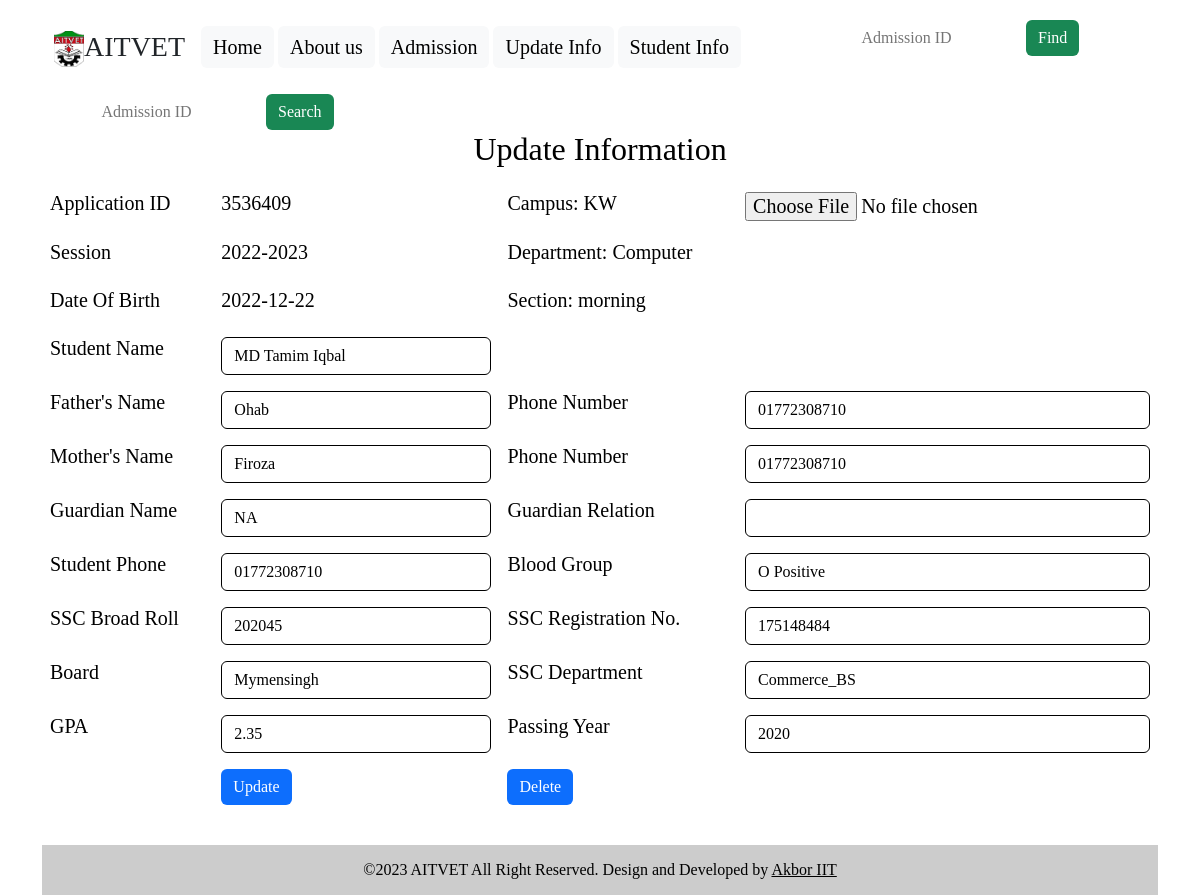
/update.php?id=3536409, run on the app's committed database.
### tables this page shows
CREATE TABLE `admission` (
  `id` int(7) NOT NULL,
  `session` varchar(9) DEFAULT NULL,
  `campus` text DEFAULT NULL,
  `department` text DEFAULT NULL,
  `name` text DEFAULT NULL,
  `father_name` text DEFAULT NULL,
  `mother_name` text DEFAULT NULL,
  `photo` varchar(255) DEFAULT NULL,
  `shift` text DEFAULT NULL,
  `date_of_birth` date DEFAULT NULL,
  `parent_phone_1` text DEFAULT NULL,
  `parent_phone_2` text DEFAULT NULL,
  `guardian_name` text DEFAULT NULL,
  `guardian_rel` text DEFAULT NULL,
  `std_phone` text DEFAULT NULL,
  `blood_group` varchar(20) DEFAULT NULL,
  `ssc_roll` int(6) DEFAULT NULL,
  `ssc_reg` int(10) DEFAULT NULL,
  `ssc_board` text DEFAULT NULL,
  `ssc_dpt` text DEFAULT NULL,
  `ssc_gpa` float DEFAULT NULL,
  `ssc_pass` year(4) DEFAULT NULL
);

### source.php (called while the page is built, shortened)
<?php
    Class itvetApp{
        private $conn;
        public function __construct()
        {
            $dbhost = 'localhost';
            $dbuser = 'root';
            $dbpass = "";
            $dbname = 'itvet';
            $this->conn= mysqli_connect($dbhost,$dbuser,$dbpass,$dbname);
        }
        public function display_data_by_id($id){
            $query = "SELECT * FROM admission WHERE id=$id";
            if(mysqli_query($this->conn, $query)){
                $returndata = mysqli_query($this->conn, $query);
                $studentData = mysqli_fetch_assoc($returndata);
                return $studentData;
            }
        }
    }
?>

### update.php (the view, shortened to what this page needs)
<?php
    include("source.php");
    $objectAitvetAdmin = new itvetApp();
    if(isset($_GET['id'])){
            $id = $_GET['id'];
            $returndata= $objectAitvetAdmin->display_data_by_id($id);
        }
    include_once("includes/head.php");
?>
<div class=container>
        <form class="d-flex" action="" method="GET">
            <input class="btn form-control-sm btn-outline-secondary"  type="search" name="id" placeholder="Admission ID" aria-label="Find">
            <button class="btn btn-success" type="submit">Search</button>
        </form>
    <table class="table table-borderless form-group">
        <h1 class="fs-2 text-center">Update Information</h1>
        <tbody>
        <form action="" method="POST" enctype="multipart/form-data">
        <tr class="lead ">
        <td colspan="3">
           Application ID
        </td>
        <td  colspan="3" >
            <?php if(isset($returndata['id'])){echo $returndata['id'];} ?>
        </td>
        <td colspan="4">
        Campus: <?php if(isset($returndata['campus'])){echo $returndata['campus'];} ?>
        </td>
        <td colspan="2" rowspan="3">
            <input type="file" name="uphoto" class="form-control-file" accept="image/*" onchange="loadFile(event)"><br>
        </td>
            </tr>
        <tr class="lead ">
            <td  colspan=3>
                Session
            </td>
            <td  colspan=3>
                <?php if(isset($returndata['session'])){echo $returndata['session'];} ?>
            </td>
            <td  colspan=4 >
                Department: <?php if(isset($returndata['department'])){echo $returndata['department'];} ?>
            </td>
        </tr>
        <tr class="lead ">
            <td  colspan=3>
                Date Of Birth
            </td>
            <td  colspan=3>
                <?php if(isset($returndata['date_of_birth'])){echo $returndata['date_of_birth'];} ?>
            </td>
            <td  colspan=4 >
                Section: <?php if(isset($returndata['shift'])){echo $returndata['shift'];} ?>
            </td>
        </tr >
        <tr class="lead ">
            <td  colspan=3>
                Student Name
            </td>
            <td  colspan=3>
                <input  type="text"  style="border:1px solid;" name="uname" class="form-control" value="<?php if(isset($returndata['name'])){echo $returndata['name'];} ?>" >
            </td>
            <td  colspan=6>
            </td>
        </tr>
        <tr class="lead ">
            <td  colspan=3>
                Father's Name
            </td>
            <td  colspan=3>
                <input type="text"  style="border:1px solid;" name="ufname" class="form-control" value="<?php if(isset($returndata['father_name'])){echo $returndata['father_name'];} ?>">
            </td>
            <td  colspan=3 >
                Phone Number
            </td>
            <td  colspan=3>
                <input type="tel"  style="border:1px solid;"  name="uphone" class="form-control" value="<?php if(isset($returndata['parent_phone_1'])){echo $returndata['parent_phone_1'];} ?>">
            </td>
        </tr>
        <tr class="lead ">
            <td  colspan=3>
                Mother's Name
            </td>
            <td  colspan=3>
                <input type="text"  style="border:1px solid;" name="umname" class="form-control" value="<?php if(isset($returndata['mother_name'])){echo $returndata['mother_name'];} ?>">
            </td>
            <td  colspan=3 >
                Phone Number
            </td>
            <td  colspan=3>
                <input type="tel"  style="border:1px solid;" name="umcall" class="form-control" value="<?php if(isset($returndata['parent_phone_2'])){echo $returndata['parent_phone_2'];} ?>">
            </td>
        </tr>
        <tr class="lead ">
            <td  colspan=3>
                Guardian Name
            </td>
            <td  colspan=3>
                <input type="text"  style="border:1px solid;" name="ugname" class="form-control" value="<?php if(isset($returndata['guardian_name'])){echo $returndata['guardian_name'];} ?>">
            </td>
            <td  colspan=3 >
                Guardian Relation
            </td>
            <td  colspan=3>
                <input type="text"  style="border:1px solid;" name="ugrel" class="form-control" value="<?php if(isset($returndata['guardian_rel'])){echo $returndata['guardian_rel'];} ?>">
            </td>
        </tr>
        <tr class="lead ">
            <td  colspan=3>
                Student Phone
            </td>
            <td  colspan=3>
                <input type="text"  style="border:1px solid;" name="ustudentphn" class="form-control" value="<?php if(isset($returndata['std_phone'])){echo $returndata['std_phone'];} ?>">
            </td>
            <td  colspan=3 >
                Blood Group
            </td>
            <td  colspan=3>
                <input type="text"  style="border:1px solid;" name="ublood" class="form-control" value="<?php if(isset($returndata['blood_group'])){echo $returndata['blood_group'];} ?>">
            </td>
        </tr>
        <tr class="lead ">
            <td  colspan=3>
                SSC Broad Roll
            </td>
            <td  colspan=3>
                <input type="number"  style="border:1px solid;" name="usscroll" class="form-control" value="<?php if(isset($returndata['ssc_roll'])){echo $returndata['ssc_roll'];} ?>">
            </td>
            <td  colspan=3 >
                SSC Registration No.
            </td>
            <td  colspan=3>
                <input type="number"  style="border:1px solid;" name="usscreg" class="form-control" value="<?php if(isset($returndata['ssc_reg'])){echo $returndata['ssc_reg'];} ?>">
            </td>
        </tr>
        <tr class="lead ">
            <td  colspan=3>
                Board
            </td>
            <td  colspan=3>
                <input type=text class="form-control col-12" name="ueduboard" value="<?php if(isset($returndata['ssc_board'])){echo $returndata['ssc_board'];} ?>" style="border:1px solid;">
            </td>
            <td  colspan=3 >
                SSC Department
            </td>
            <td  colspan=3>
                <input type=text  style="border:1px solid;" class="form-control col-12" value="<?php if(isset($returndata['ssc_dpt'])){echo $returndata['ssc_dpt'];} ?>" name="usscdpt">
            </td>
        </tr>
        <tr class="lead ">
            <td  colspan=3>
                GPA
            </td>
            <td  colspan=3>
                <input type="text"  style="border:1px solid;" name="usscgpa" class="form-control" value="<?php if(isset($returndata['ssc_gpa'])){echo $returndata['ssc_gpa'];} ?>">
            </td>
            <td  colspan=3 >
                Passing Year
            </td>
            <td  colspan=3>
                <input type="year"  style="border:1px solid;" name="usscpass" class="form-control" value="<?php if(isset($returndata['ssc_pass'])){echo $returndata['ssc_pass'];} ?>">
            </td>
        </tr>
        <tr class="lead">
            <td  colspan=3>
            </td>
            <td  colspan=3>
                <input type="submit" name="edit_btn" class="btn btn-primary" value="Update">
                </form>
            <td  colspan=3 >
                <form action="" method="get">
                    <input type="submit" name="delete_btn" class="btn btn-primary" value="Delete">
                </form>
            </td>
            <td  colspan=3>
            </td>
        <tr>
            <td>
            </td>
            </tr>
        </tbody>
    </table>
</div>
    <?php
    include_once("includes/footer.php");
    ?>
</body>
</html>

### data on the page
admission: id "3536409", campus "KW", session "2022-2023", department "Computer", date_of_birth "2022-12-22", shift "morning", uname "MD Tamim Iqbal", ufname "Ohab", uphone "01772308710", umname "Firoza", umcall "01772308710", ugname "NA", ustudentphn "01772308710", ublood "O Positive", usscroll "202045", usscreg "175148484", ueduboard "Mymensingh", usscdpt "Commerce_BS", usscgpa "2.35", usscpass "2020"
